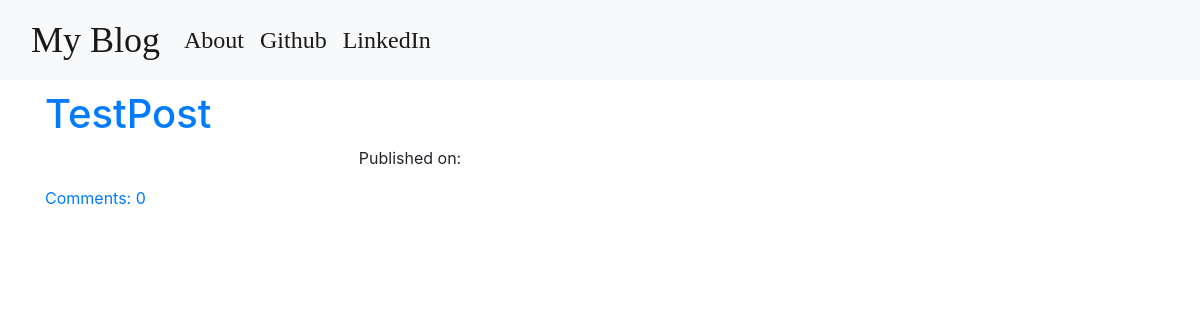
Before: / with the older database file.
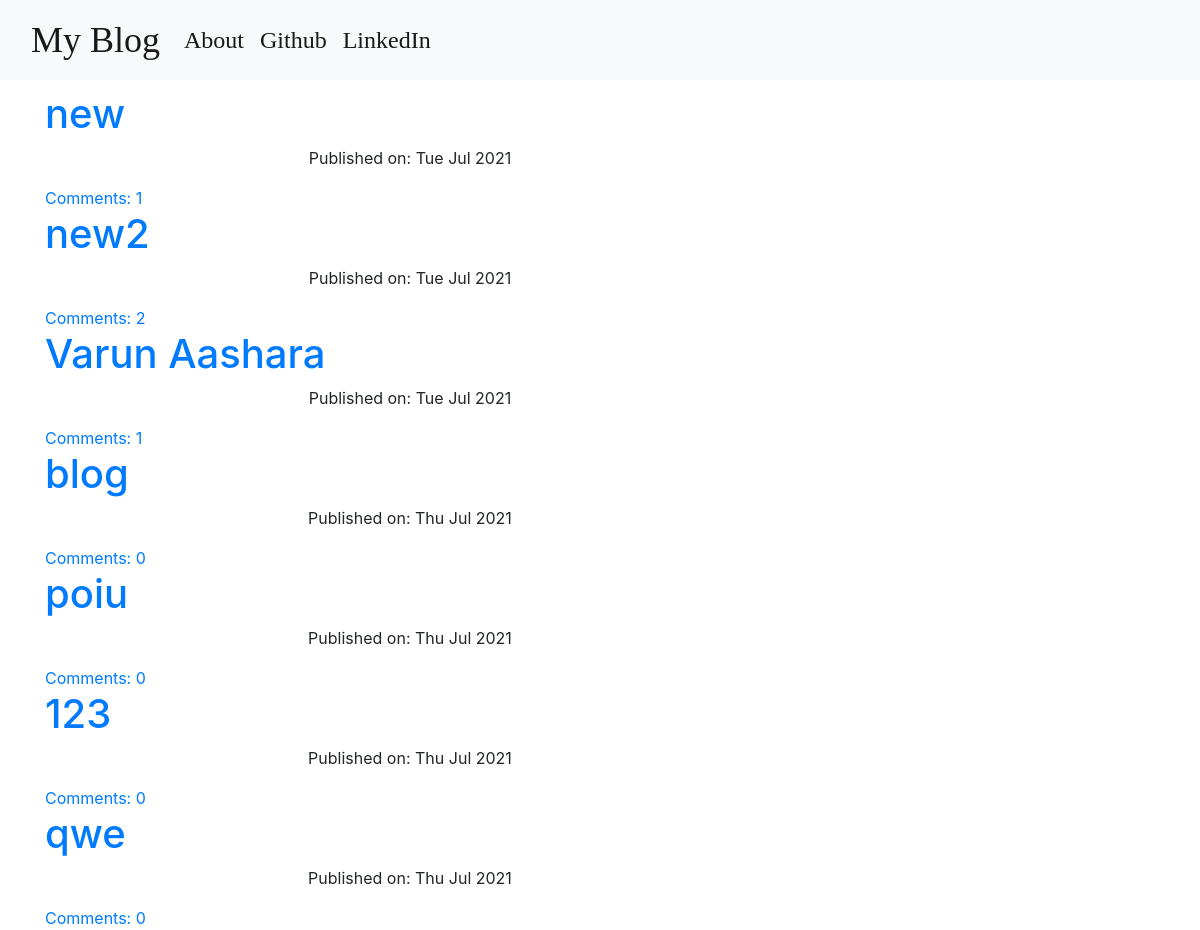
After: the same page with the newer database file.
### blog/models.py (models this page shows, shortened)
class Post(models.Model):
    author = models.ForeignKey('auth.User', on_delete=models.CASCADE)
    title = models.CharField(max_length=200)
    text = models.TextField()
    created_date = models.DateTimeField(default=timezone.now())
    publish_date = models.DateTimeField(blank=True, null=True)
    def approve_comments(self):
        return self.comments.filter(approved_comment=True)

### blog/views.py (the view, shortened to what this page needs)
# urls.py: path('', views.PostListView.as_view(), name='post_list'),
class PostListView(ListView):
    model = Post

### blog/templates/blog/post_list.html
{% extends "blog/base.html" %}
{% block content %}
<div class="centerstage">
    {% for post in post_list %}
    <div class="post">
        <h1><a href="{% url 'post_detail' pk=post.pk %}">{{ post.title }}</a></h1>
        <div class="date postdate">
            <p>Published on: {{post.publish_date|date:"D M Y"}}</p>
        </div>
        <a href="{% url 'post_detail' pk=post.pk %}">Comments: {{ post.approve_comments.count }}</a>
    </div>
    {% endfor %}
</div>
{% endblock %}

### blog/templates/blog/base.html (shortened to what this page needs)
<!DOCTYPE html>
{% load static %}
<html>
    <head>
        <link rel="stylesheet" href="https://cdn.jsdelivr.net/npm/bootstrap@4.6.0/dist/css/bootstrap.min.css">
        <link rel="stylesheet" href="//cdn.jsdelivr.net/npm/medium-editor@latest/dist/css/medium-editor.min.css" type="text/css" media="screen" charset="utf-8">
        <link rel="stylesheet" href="https://cdn.jsdelivr.net/npm/@fortawesome/fontawesome-free@5.15.3/css/fontawesome.min.css">
        <link rel="stylesheet" href="{% static 'css/blog.css' %}">
    </head>
    <body>
        <nav class="navbar navbar-expand-lg navbar-light bg-light techfont">
            <div class="container-fluid">
              <a class="navbar-brand bigbrand" href="{% url 'post_list' %}">My Blog</a>
              <div class="collapse navbar-collapse" id="navbarSupportedContent">
                <ul class="navbar-nav me-auto mb-2 mb-lg-0">
                  <li class="nav-item">
                    <a class="nav-link active" href="{% url 'about' %}">About</a>
                  </li>
                  <li class="nav-item">
                    <a class="nav-link active" href="https://www.github.com">Github</a>
                  </li>
                  <li class="nav-item">
                    <a class="nav-link active" href="https://www.linkedin.com">LinkedIn</a>
                  </li>
                </ul>
                <ul class="nav navbar-nav navbar-right">
                    {% if user.is_authenticated %}
                      <li class="nav-item">
                        <a class="nav-link" href="{% url 'post_new' %}">New Post</a>
                      </li>
                      <li class="nav-item">
                        <a class="nav-link" href="{% url 'logout' %}">Logout</a>
                      </li>
                      <li class="nav-item">
                        <a>Welcome: {{ user.username }}</a>
                      </li>
                    {% else %}
                      <li class="nav-item">
                        <a class="" href="{% url 'login' %}"><i class="fas fa-user" style="right: 0px;"></i></a>
                      </li>
                    {% endif %}
                </ul>
               </div>
            </div>
          </nav>
        <div class="content container">
            <div class="row">
                <div class="col-md-8">
                    <div class="blog_post">
                        {% block content %}
                        {% endblock %}
                    </div>
                </div>
            </div>
        </div>
    </body>
</html>

### blog/static/css/blog.css (style rules this page uses)
.techfont { font-family: 'Arvo', serif; font-size: 1.5em; margin-bottom: 10px; }
.bigbrand { font-size: 1.5em; }
.centerstage { margin-left: auto; margin-right: auto; }
.postdate { text-align: center; }

Changed rows visible on the page:
removed Post: title "TestPost", approve_comments.count "0"
added Post: title "new", publish_date "Tue Jul 2021", approve_comments.count "1"
added Post: title "new2", publish_date "Tue Jul 2021", approve_comments.count "2"
added Post: title "Varun Aashara", publish_date "Tue Jul 2021", approve_comments.count "1"
added Post: title "blog", publish_date "Thu Jul 2021", approve_comments.count "0"
added Post: title "poiu", publish_date "Thu Jul 2021", approve_comments.count "0"
added Post: title "123", publish_date "Thu Jul 2021", approve_comments.count "0"
added Post: title "qwe", publish_date "Thu Jul 2021", approve_comments.count "0"
